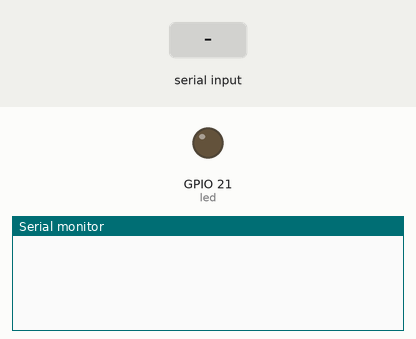
Simulated run of this sketch. Board: ESP32. Parts: output pins drawn as LEDs (lit = HIGH), the last lines printed to the serial monitor. The inputs (shaded band) are chosen by the test bench.

Above: at 1.2 s.
1.3 s: "ON" received over the second serial link
At 3.3 s:
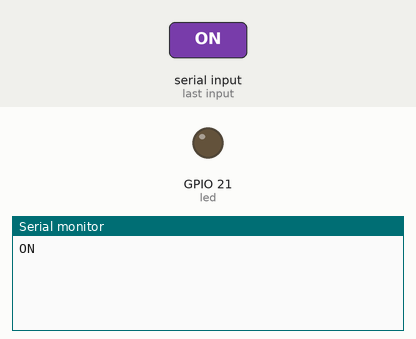
3.8 s: "1" received over the second serial link
At 5.2 s:
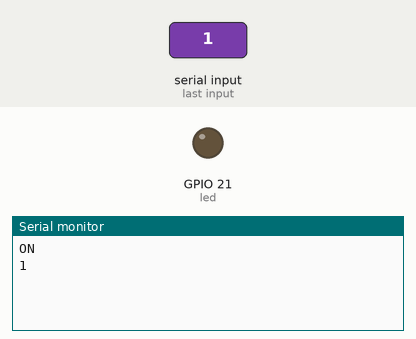

The sketch:

RYLR998_RX.ino
```cpp
String lora_band = "865000000"; //Banda de frecuencia
String lora_networkid = "18";   //Identificación de la red Lora
String lora_address = "2";      //Dirección de Lora
//String lora_RX_address = "1";   //Dirección del modulo receptor

int led = 21;

String textoEntrada;

void setup()
{

  pinMode(led,OUTPUT);
  Serial2.begin(115200,SERIAL_8N1, 16,17);
  Serial.begin(115200);


 /*delay(1500);
  Serial2.println("AT+BAND=" + lora_band);
  delay(500);
  Serial2.println("AT+NETWORKID=" + lora_networkid);
  delay(500);
  Serial2.println("AT+ADDRESS=" + lora_address);
  delay(1000);
  */
}

void loop(){
  if(Serial2.available()) {

    textoEntrada = Serial2.readString();
    Serial.println(textoEntrada);

    if(textoEntrada.indexOf("ON") > 0) {
      digitalWrite(led, !digitalRead(led));
    }


  }
}
```

Measured:
- after the input at 1.3 s, the serial monitor: prints a new line after 1.0 s (image 1)
- after the input at 3.8 s, the serial monitor: prints a new line after 1.0 s (image 2)
